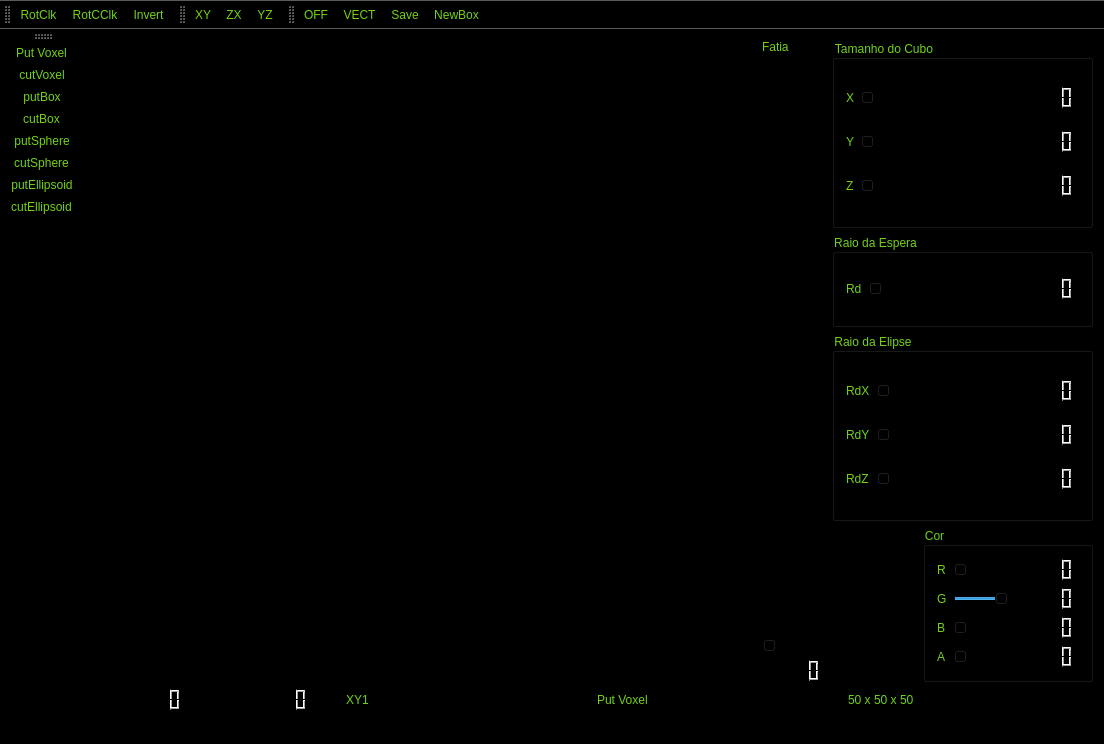
<?xml version="1.0" encoding="UTF-8"?>
<ui version="4.0">
 <class>MainWindow</class>
 <widget class="QMainWindow" name="MainWindow">
  <property name="geometry">
   <rect>
    <x>0</x>
    <y>0</y>
    <width>1104</width>
    <height>744</height>
   </rect>
  </property>
  <property name="sizePolicy">
   <sizepolicy hsizetype="Expanding" vsizetype="Expanding">
    <horstretch>0</horstretch>
    <verstretch>0</verstretch>
   </sizepolicy>
  </property>
  <property name="windowTitle">
   <string>MainWindow</string>
  </property>
  <property name="autoFillBackground">
   <bool>false</bool>
  </property>
  <property name="styleSheet">
   <string notr="true">background:#000;
color:rgb(115, 210, 22)</string>
  </property>
  <widget class="QWidget" name="centralWidget">
   <layout class="QGridLayout" name="gridLayout_12">
    <item row="0" column="0">
     <layout class="QGridLayout" name="gridLayout_11" columnstretch="60,30">
      <item row="0" column="0">
       <widget class="Plotter" name="widgetPlotter" native="true">
        <property name="minimumSize">
         <size>
          <width>471</width>
          <height>431</height>
         </size>
        </property>
       </widget>
      </item>
      <item row="0" column="1">
       <layout class="QGridLayout" name="gridLayout_4">
        <item row="0" column="0">
         <layout class="QGridLayout" name="gridLayout_10" rowstretch="0,0,0">
          <item row="0" column="0">
           <widget class="QLabel" name="label_8">
            <property name="layoutDirection">
             <enum>Qt::LeftToRight</enum>
            </property>
            <property name="styleSheet">
             <string notr="true">t</string>
            </property>
            <property name="text">
             <string>Fatia</string>
            </property>
           </widget>
          </item>
          <item row="2" column="0">
           <widget class="QLCDNumber" name="lcdNumber_8"/>
          </item>
          <item row="1" column="0">
           <widget class="QSlider" name="horizontalSliderSlice">
            <property name="layoutDirection">
             <enum>Qt::LeftToRight</enum>
            </property>
            <property name="styleSheet">
             <string notr="true"/>
            </property>
            <property name="orientation">
             <enum>Qt::Vertical</enum>
            </property>
           </widget>
          </item>
         </layout>
        </item>
        <item row="0" column="1">
         <layout class="QGridLayout" name="gridLayout_8">
          <item row="0" column="0">
           <layout class="QGridLayout" name="gridLayout_6" rowstretch="10,5,10">
            <item row="1" column="0">
             <widget class="QGroupBox" name="groupBox_3">
              <property name="title">
               <string>Raio da Espera</string>
              </property>
              <layout class="QGridLayout" name="gridLayout_2">
               <item row="0" column="1">
                <widget class="QSlider" name="horizontalSliderRD">
                 <property name="orientation">
                  <enum>Qt::Horizontal</enum>
                 </property>
                </widget>
               </item>
               <item row="0" column="2">
                <widget class="QLCDNumber" name="lcdNumber_4"/>
               </item>
               <item row="0" column="0">
                <widget class="QLabel" name="label_4">
                 <property name="text">
                  <string>Rd</string>
                 </property>
                </widget>
               </item>
              </layout>
             </widget>
            </item>
            <item row="2" column="0">
             <widget class="QGroupBox" name="groupBox_2">
              <property name="title">
               <string>Raio da Elipse</string>
              </property>
              <layout class="QGridLayout" name="gridLayout_3">
               <item row="0" column="2">
                <widget class="QLCDNumber" name="lcdNumber_5"/>
               </item>
               <item row="1" column="1">
                <widget class="QSlider" name="horizontalSliderRY">
                 <property name="orientation">
                  <enum>Qt::Horizontal</enum>
                 </property>
                </widget>
               </item>
               <item row="1" column="2">
                <widget class="QLCDNumber" name="lcdNumber_6"/>
               </item>
               <item row="2" column="1">
                <widget class="QSlider" name="horizontalSliderRZ">
                 <property name="orientation">
                  <enum>Qt::Horizontal</enum>
                 </property>
                </widget>
               </item>
               <item row="0" column="1">
                <widget class="QSlider" name="horizontalSliderRX">
                 <property name="orientation">
                  <enum>Qt::Horizontal</enum>
                 </property>
                </widget>
               </item>
               <item row="1" column="0">
                <widget class="QLabel" name="label_6">
                 <property name="text">
                  <string>RdY</string>
                 </property>
                </widget>
               </item>
               <item row="2" column="2">
                <widget class="QLCDNumber" name="lcdNumber_7"/>
               </item>
               <item row="2" column="0">
                <widget class="QLabel" name="label_7">
                 <property name="text">
                  <string>RdZ</string>
                 </property>
                </widget>
               </item>
               <item row="0" column="0">
                <widget class="QLabel" name="label_5">
                 <property name="text">
                  <string>RdX</string>
                 </property>
                </widget>
               </item>
              </layout>
             </widget>
            </item>
            <item row="0" column="0">
             <widget class="QGroupBox" name="groupBox">
              <property name="title">
               <string>Tamanho do Cubo</string>
              </property>
              <layout class="QGridLayout" name="gridLayout">
               <item row="0" column="0">
                <widget class="QLabel" name="label">
                 <property name="text">
                  <string>X</string>
                 </property>
                </widget>
               </item>
               <item row="2" column="0">
                <widget class="QLabel" name="label_3">
                 <property name="text">
                  <string>Z</string>
                 </property>
                </widget>
               </item>
               <item row="0" column="1">
                <widget class="QSlider" name="horizontalSliderX">
                 <property name="orientation">
                  <enum>Qt::Horizontal</enum>
                 </property>
                </widget>
               </item>
               <item row="0" column="2">
                <widget class="QLCDNumber" name="lcdNumber"/>
               </item>
               <item row="2" column="2">
                <widget class="QLCDNumber" name="lcdNumber_3"/>
               </item>
               <item row="1" column="0">
                <widget class="QLabel" name="label_2">
                 <property name="text">
                  <string>Y</string>
                 </property>
                </widget>
               </item>
               <item row="2" column="1">
                <widget class="QSlider" name="horizontalSliderZ">
                 <property name="orientation">
                  <enum>Qt::Horizontal</enum>
                 </property>
                </widget>
               </item>
               <item row="1" column="2">
                <widget class="QLCDNumber" name="lcdNumber_2"/>
               </item>
               <item row="1" column="1">
                <widget class="QSlider" name="horizontalSliderY">
                 <property name="orientation">
                  <enum>Qt::Horizontal</enum>
                 </property>
                </widget>
               </item>
              </layout>
             </widget>
            </item>
           </layout>
          </item>
          <item row="1" column="0">
           <layout class="QGridLayout" name="gridLayout_7" columnstretch="30,60">
            <property name="sizeConstraint">
             <enum>QLayout::SetMaximumSize</enum>
            </property>
            <item row="0" column="0">
             <widget class="ColorWindow" name="widgetColor" native="true"/>
            </item>
            <item row="0" column="1">
             <widget class="QGroupBox" name="groupBox_4">
              <property name="title">
               <string>Cor</string>
              </property>
              <layout class="QGridLayout" name="gridLayout_5">
               <item row="0" column="2">
                <widget class="QLCDNumber" name="lcdNumber_9"/>
               </item>
               <item row="2" column="0">
                <widget class="QLabel" name="label_11">
                 <property name="text">
                  <string>B</string>
                 </property>
                </widget>
               </item>
               <item row="1" column="1">
                <widget class="QSlider" name="horizontalSliderGreen">
                 <property name="sliderPosition">
                  <number>99</number>
                 </property>
                 <property name="orientation">
                  <enum>Qt::Horizontal</enum>
                 </property>
                </widget>
               </item>
               <item row="1" column="2">
                <widget class="QLCDNumber" name="lcdNumber_10"/>
               </item>
               <item row="2" column="2">
                <widget class="QLCDNumber" name="lcdNumber_11"/>
               </item>
               <item row="3" column="1">
                <widget class="QSlider" name="horizontalSliderAlpha">
                 <property name="orientation">
                  <enum>Qt::Horizontal</enum>
                 </property>
                </widget>
               </item>
               <item row="3" column="2">
                <widget class="QLCDNumber" name="lcdNumber_12"/>
               </item>
               <item row="1" column="0">
                <widget class="QLabel" name="label_9">
                 <property name="text">
                  <string>G</string>
                 </property>
                </widget>
               </item>
               <item row="3" column="0">
                <widget class="QLabel" name="label_12">
                 <property name="text">
                  <string>A</string>
                 </property>
                </widget>
               </item>
               <item row="2" column="1">
                <widget class="QSlider" name="horizontalSliderBlue">
                 <property name="orientation">
                  <enum>Qt::Horizontal</enum>
                 </property>
                </widget>
               </item>
               <item row="0" column="0">
                <widget class="QLabel" name="label_10">
                 <property name="text">
                  <string>R</string>
                 </property>
                </widget>
               </item>
               <item row="0" column="1">
                <widget class="QSlider" name="horizontalSliderRed">
                 <property name="orientation">
                  <enum>Qt::Horizontal</enum>
                 </property>
                </widget>
               </item>
              </layout>
             </widget>
            </item>
           </layout>
          </item>
         </layout>
        </item>
       </layout>
      </item>
     </layout>
    </item>
    <item row="1" column="0">
     <layout class="QGridLayout" name="gridLayout_9" columnstretch="0,0,0,0">
      <property name="sizeConstraint">
       <enum>QLayout::SetMinimumSize</enum>
      </property>
      <item row="0" column="2">
       <widget class="QLabel" name="labelFG">
        <property name="text">
         <string>Put Voxel</string>
        </property>
       </widget>
      </item>
      <item row="0" column="3">
       <widget class="QLabel" name="labelSize">
        <property name="text">
         <string>50 x 50 x 50</string>
        </property>
       </widget>
      </item>
      <item row="0" column="1">
       <widget class="QLabel" name="labelDim">
        <property name="styleSheet">
         <string notr="true"/>
        </property>
        <property name="text">
         <string>XY1</string>
        </property>
       </widget>
      </item>
      <item row="0" column="0">
       <layout class="QGridLayout" name="gridLayout_14">
        <item row="0" column="1">
         <widget class="QLCDNumber" name="lcdNumberColuna">
          <property name="acceptDrops">
           <bool>false</bool>
          </property>
          <property name="autoFillBackground">
           <bool>false</bool>
          </property>
          <property name="styleSheet">
           <string notr="true">color:rgb(115, 210, 22)</string>
          </property>
         </widget>
        </item>
        <item row="0" column="0">
         <widget class="QLCDNumber" name="lcdNumberLinha">
          <property name="styleSheet">
           <string notr="true"/>
          </property>
         </widget>
        </item>
       </layout>
      </item>
     </layout>
    </item>
   </layout>
  </widget>
  <widget class="QMenuBar" name="menuBar">
   <property name="geometry">
    <rect>
     <x>0</x>
     <y>0</y>
     <width>1104</width>
     <height>24</height>
    </rect>
   </property>
   <property name="autoFillBackground">
    <bool>false</bool>
   </property>
   <property name="styleSheet">
    <string notr="true">background:#000;
color:rgb(115, 210, 22)</string>
   </property>
  </widget>
  <widget class="QStatusBar" name="statusBar"/>
  <widget class="QToolBar" name="toolBar">
   <property name="enabled">
    <bool>true</bool>
   </property>
   <property name="windowTitle">
    <string>toolBar</string>
   </property>
   <property name="styleSheet">
    <string notr="true">background:#000;
color:rgb(115, 210, 22)</string>
   </property>
   <attribute name="toolBarArea">
    <enum>TopToolBarArea</enum>
   </attribute>
   <attribute name="toolBarBreak">
    <bool>false</bool>
   </attribute>
   <addaction name="actionRotClk"/>
   <addaction name="actionRotCClk"/>
   <addaction name="actionInvert"/>
  </widget>
  <widget class="QToolBar" name="toolBar_2">
   <property name="windowTitle">
    <string>toolBar_2</string>
   </property>
   <property name="styleSheet">
    <string notr="true">background:#000;
color:rgb(115, 210, 22)</string>
   </property>
   <attribute name="toolBarArea">
    <enum>LeftToolBarArea</enum>
   </attribute>
   <attribute name="toolBarBreak">
    <bool>false</bool>
   </attribute>
   <addaction name="actionPutVoxel"/>
   <addaction name="actionCutVoxel"/>
   <addaction name="actionPutBox"/>
   <addaction name="actionCutBox"/>
   <addaction name="actionPutSphere"/>
   <addaction name="actionCutSphere"/>
   <addaction name="actionPutEllipsoid"/>
   <addaction name="actionCutEllipsoid"/>
  </widget>
  <widget class="QToolBar" name="toolBar_3">
   <property name="windowTitle">
    <string>toolBar_3</string>
   </property>
   <property name="styleSheet">
    <string notr="true">background:#000;
color:rgb(115, 210, 22)</string>
   </property>
   <attribute name="toolBarArea">
    <enum>TopToolBarArea</enum>
   </attribute>
   <attribute name="toolBarBreak">
    <bool>false</bool>
   </attribute>
   <addaction name="actionXY"/>
   <addaction name="actionZX"/>
   <addaction name="actionYZ"/>
  </widget>
  <widget class="QToolBar" name="toolBar_4">
   <property name="windowTitle">
    <string>toolBar_4</string>
   </property>
   <property name="styleSheet">
    <string notr="true">background:#000;
color:rgb(115, 210, 22)</string>
   </property>
   <attribute name="toolBarArea">
    <enum>TopToolBarArea</enum>
   </attribute>
   <attribute name="toolBarBreak">
    <bool>false</bool>
   </attribute>
   <addaction name="actionShow_OFF"/>
   <addaction name="actionShow_VECT"/>
   <addaction name="actionSave"/>
   <addaction name="actionNewBox"/>
  </widget>
  <action name="actionPutVoxel">
   <property name="icon">
    <iconset resource="imagens.qrc">
     <normaloff>:/images/images/3d.svg</normaloff>
     <normalon>:/images/images/index2.jpeg</normalon>:/images/images/3d.svg</iconset>
   </property>
   <property name="text">
    <string>Put Voxel</string>
   </property>
   <property name="shortcut">
    <string>Ctrl+A</string>
   </property>
  </action>
  <action name="actionCutVoxel">
   <property name="icon">
    <iconset resource="imagens.qrc">
     <normaloff>:/images/images/3d2.svg</normaloff>:/images/images/3d2.svg</iconset>
   </property>
   <property name="text">
    <string>cutVoxel</string>
   </property>
   <property name="shortcut">
    <string>Ctrl+S</string>
   </property>
  </action>
  <action name="actionPutBox">
   <property name="icon">
    <iconset resource="imagens.qrc">
     <normaloff>:/images/images/rubik.svg</normaloff>:/images/images/rubik.svg</iconset>
   </property>
   <property name="text">
    <string>putBox</string>
   </property>
   <property name="shortcut">
    <string>Ctrl+D</string>
   </property>
  </action>
  <action name="actionCutBox">
   <property name="icon">
    <iconset resource="imagens.qrc">
     <normaloff>:/images/images/rubik2.svg</normaloff>:/images/images/rubik2.svg</iconset>
   </property>
   <property name="text">
    <string>cutBox</string>
   </property>
   <property name="shortcut">
    <string>Ctrl+F</string>
   </property>
  </action>
  <action name="actionPutSphere">
   <property name="icon">
    <iconset resource="imagens.qrc">
     <normaloff>:/images/images/circle.svg</normaloff>:/images/images/circle.svg</iconset>
   </property>
   <property name="text">
    <string>putSphere</string>
   </property>
   <property name="shortcut">
    <string>Ctrl+Z</string>
   </property>
  </action>
  <action name="actionCutSphere">
   <property name="icon">
    <iconset resource="imagens.qrc">
     <normaloff>:/images/images/circle2.svg</normaloff>:/images/images/circle2.svg</iconset>
   </property>
   <property name="text">
    <string>cutSphere</string>
   </property>
   <property name="shortcut">
    <string>Ctrl+X</string>
   </property>
  </action>
  <action name="actionPutEllipsoid">
   <property name="icon">
    <iconset resource="imagens.qrc">
     <normaloff>:/images/images/ellipse.svg</normaloff>:/images/images/ellipse.svg</iconset>
   </property>
   <property name="text">
    <string>putEllipsoid</string>
   </property>
   <property name="shortcut">
    <string>Ctrl+C</string>
   </property>
  </action>
  <action name="actionCutEllipsoid">
   <property name="icon">
    <iconset resource="imagens.qrc">
     <normaloff>:/images/images/ellipse2.svg</normaloff>:/images/images/ellipse2.svg</iconset>
   </property>
   <property name="text">
    <string>cutEllipsoid</string>
   </property>
   <property name="shortcut">
    <string>Ctrl+V</string>
   </property>
  </action>
  <action name="actionRotClk">
   <property name="icon">
    <iconset resource="imagens.qrc">
     <normaloff>:/images/images/redo.svg</normaloff>:/images/images/redo.svg</iconset>
   </property>
   <property name="text">
    <string>RotClk</string>
   </property>
  </action>
  <action name="actionRotCClk">
   <property name="icon">
    <iconset resource="imagens.qrc">
     <normaloff>:/images/images/undo.svg</normaloff>:/images/images/undo.svg</iconset>
   </property>
   <property name="text">
    <string>RotCClk</string>
   </property>
  </action>
  <action name="actionInvert">
   <property name="icon">
    <iconset resource="imagens.qrc">
     <normaloff>:/images/images/invert.svg</normaloff>:/images/images/invert.svg</iconset>
   </property>
   <property name="text">
    <string>Invert</string>
   </property>
  </action>
  <action name="actionNewBox">
   <property name="icon">
    <iconset resource="imagens.qrc">
     <normaloff>:/images/images/file.svg</normaloff>:/images/images/file.svg</iconset>
   </property>
   <property name="text">
    <string>NewBox</string>
   </property>
   <property name="shortcut">
    <string>Ctrl+N</string>
   </property>
  </action>
  <action name="actionShow_OFF">
   <property name="text">
    <string>OFF</string>
   </property>
   <property name="toolTip">
    <string>OFF</string>
   </property>
   <property name="shortcut">
    <string>Ctrl+O</string>
   </property>
  </action>
  <action name="actionShow_VECT">
   <property name="text">
    <string>VECT</string>
   </property>
   <property name="shortcut">
    <string>Ctrl+P</string>
   </property>
  </action>
  <action name="actionSave">
   <property name="icon">
    <iconset resource="imagens.qrc">
     <normaloff>:/images/images/save.svg</normaloff>:/images/images/save.svg</iconset>
   </property>
   <property name="text">
    <string>Save</string>
   </property>
   <property name="shortcut">
    <string>Ctrl+I</string>
   </property>
  </action>
  <action name="actionXY">
   <property name="text">
    <string>XY</string>
   </property>
  </action>
  <action name="actionZX">
   <property name="text">
    <string>ZX</string>
   </property>
  </action>
  <action name="actionYZ">
   <property name="text">
    <string>YZ</string>
   </property>
  </action>
 </widget>
 <layoutdefault spacing="6" margin="11"/>
 <customwidgets>
  <customwidget>
   <class>Plotter</class>
   <extends>QWidget</extends>
   <header>plotter.h</header>
   <container>1</container>
   <slots>
    <signal>moveX(int)</signal>
    <signal>moveY(int)</signal>
    <signal>planeChosen(int)</signal>
    <slot>mudaFrequencia(int)</slot>
    <slot>changeRed(int)</slot>
    <slot>changeGreen(int)</slot>
    <slot>changeBlue(int)</slot>
   </slots>
  </customwidget>
  <customwidget>
   <class>ColorWindow</class>
   <extends>QWidget</extends>
   <header>colorwindow.h</header>
   <container>1</container>
   <slots>
    <slot>changeRed()</slot>
    <slot>changeGreen()</slot>
    <slot>changeBlue()</slot>
    <slot>changeAlpha()</slot>
   </slots>
  </customwidget>
 </customwidgets>
 <resources>
  <include location="imagens.qrc"/>
 </resources>
 <connections>
  <connection>
   <sender>horizontalSliderX</sender>
   <signal>valueChanged(int)</signal>
   <receiver>lcdNumber</receiver>
   <slot>display(int)</slot>
   <hints>
    <hint type="sourcelabel">
     <x>1008</x>
     <y>146</y>
    </hint>
    <hint type="destinationlabel">
     <x>1078</x>
     <y>150</y>
    </hint>
   </hints>
  </connection>
  <connection>
   <sender>horizontalSliderY</sender>
   <signal>valueChanged(int)</signal>
   <receiver>lcdNumber_2</receiver>
   <slot>display(int)</slot>
   <hints>
    <hint type="sourcelabel">
     <x>1008</x>
     <y>204</y>
    </hint>
    <hint type="destinationlabel">
     <x>1078</x>
     <y>208</y>
    </hint>
   </hints>
  </connection>
  <connection>
   <sender>horizontalSliderZ</sender>
   <signal>valueChanged(int)</signal>
   <receiver>lcdNumber_3</receiver>
   <slot>display(int)</slot>
   <hints>
    <hint type="sourcelabel">
     <x>1008</x>
     <y>262</y>
    </hint>
    <hint type="destinationlabel">
     <x>1078</x>
     <y>266</y>
    </hint>
   </hints>
  </connection>
  <connection>
   <sender>horizontalSliderRD</sender>
   <signal>valueChanged(int)</signal>
   <receiver>lcdNumber_4</receiver>
   <slot>display(int)</slot>
   <hints>
    <hint type="sourcelabel">
     <x>1008</x>
     <y>366</y>
    </hint>
    <hint type="destinationlabel">
     <x>1078</x>
     <y>370</y>
    </hint>
   </hints>
  </connection>
  <connection>
   <sender>horizontalSliderRX</sender>
   <signal>valueChanged(int)</signal>
   <receiver>lcdNumber_5</receiver>
   <slot>display(int)</slot>
   <hints>
    <hint type="sourcelabel">
     <x>1008</x>
     <y>439</y>
    </hint>
    <hint type="destinationlabel">
     <x>1078</x>
     <y>443</y>
    </hint>
   </hints>
  </connection>
  <connection>
   <sender>horizontalSliderRY</sender>
   <signal>valueChanged(int)</signal>
   <receiver>lcdNumber_6</receiver>
   <slot>display(int)</slot>
   <hints>
    <hint type="sourcelabel">
     <x>1008</x>
     <y>468</y>
    </hint>
    <hint type="destinationlabel">
     <x>1078</x>
     <y>472</y>
    </hint>
   </hints>
  </connection>
  <connection>
   <sender>horizontalSliderRZ</sender>
   <signal>valueChanged(int)</signal>
   <receiver>lcdNumber_7</receiver>
   <slot>display(int)</slot>
   <hints>
    <hint type="sourcelabel">
     <x>1008</x>
     <y>497</y>
    </hint>
    <hint type="destinationlabel">
     <x>1078</x>
     <y>501</y>
    </hint>
   </hints>
  </connection>
  <connection>
   <sender>horizontalSliderRed</sender>
   <signal>valueChanged(int)</signal>
   <receiver>lcdNumber_9</receiver>
   <slot>display(int)</slot>
   <hints>
    <hint type="sourcelabel">
     <x>1008</x>
     <y>572</y>
    </hint>
    <hint type="destinationlabel">
     <x>1078</x>
     <y>576</y>
    </hint>
   </hints>
  </connection>
  <connection>
   <sender>horizontalSliderGreen</sender>
   <signal>valueChanged(int)</signal>
   <receiver>lcdNumber_10</receiver>
   <slot>display(int)</slot>
   <hints>
    <hint type="sourcelabel">
     <x>1008</x>
     <y>601</y>
    </hint>
    <hint type="destinationlabel">
     <x>1078</x>
     <y>605</y>
    </hint>
   </hints>
  </connection>
  <connection>
   <sender>horizontalSliderBlue</sender>
   <signal>valueChanged(int)</signal>
   <receiver>lcdNumber_11</receiver>
   <slot>display(int)</slot>
   <hints>
    <hint type="sourcelabel">
     <x>1008</x>
     <y>630</y>
    </hint>
    <hint type="destinationlabel">
     <x>1078</x>
     <y>634</y>
    </hint>
   </hints>
  </connection>
  <connection>
   <sender>horizontalSliderAlpha</sender>
   <signal>valueChanged(int)</signal>
   <receiver>lcdNumber_12</receiver>
   <slot>display(int)</slot>
   <hints>
    <hint type="sourcelabel">
     <x>1008</x>
     <y>659</y>
    </hint>
    <hint type="destinationlabel">
     <x>1078</x>
     <y>663</y>
    </hint>
   </hints>
  </connection>
  <connection>
   <sender>horizontalSliderRed</sender>
   <signal>valueChanged(int)</signal>
   <receiver>widgetPlotter</receiver>
   <slot>changeRed(int)</slot>
   <hints>
    <hint type="sourcelabel">
     <x>1008</x>
     <y>572</y>
    </hint>
    <hint type="destinationlabel">
     <x>559</x>
     <y>645</y>
    </hint>
   </hints>
  </connection>
  <connection>
   <sender>horizontalSliderGreen</sender>
   <signal>valueChanged(int)</signal>
   <receiver>widgetPlotter</receiver>
   <slot>changeGreen(int)</slot>
   <hints>
    <hint type="sourcelabel">
     <x>1008</x>
     <y>601</y>
    </hint>
    <hint type="destinationlabel">
     <x>568</x>
     <y>664</y>
    </hint>
   </hints>
  </connection>
  <connection>
   <sender>horizontalSliderBlue</sender>
   <signal>valueChanged(int)</signal>
   <receiver>widgetPlotter</receiver>
   <slot>changeBlue(int)</slot>
   <hints>
    <hint type="sourcelabel">
     <x>1008</x>
     <y>630</y>
    </hint>
    <hint type="destinationlabel">
     <x>553</x>
     <y>677</y>
    </hint>
   </hints>
  </connection>
  <connection>
   <sender>horizontalSliderSlice</sender>
   <signal>valueChanged(int)</signal>
   <receiver>lcdNumber_8</receiver>
   <slot>display(int)</slot>
   <hints>
    <hint type="sourcelabel">
     <x>601</x>
     <y>626</y>
    </hint>
    <hint type="destinationlabel">
     <x>635</x>
     <y>661</y>
    </hint>
   </hints>
  </connection>
 </connections>
</ui>
